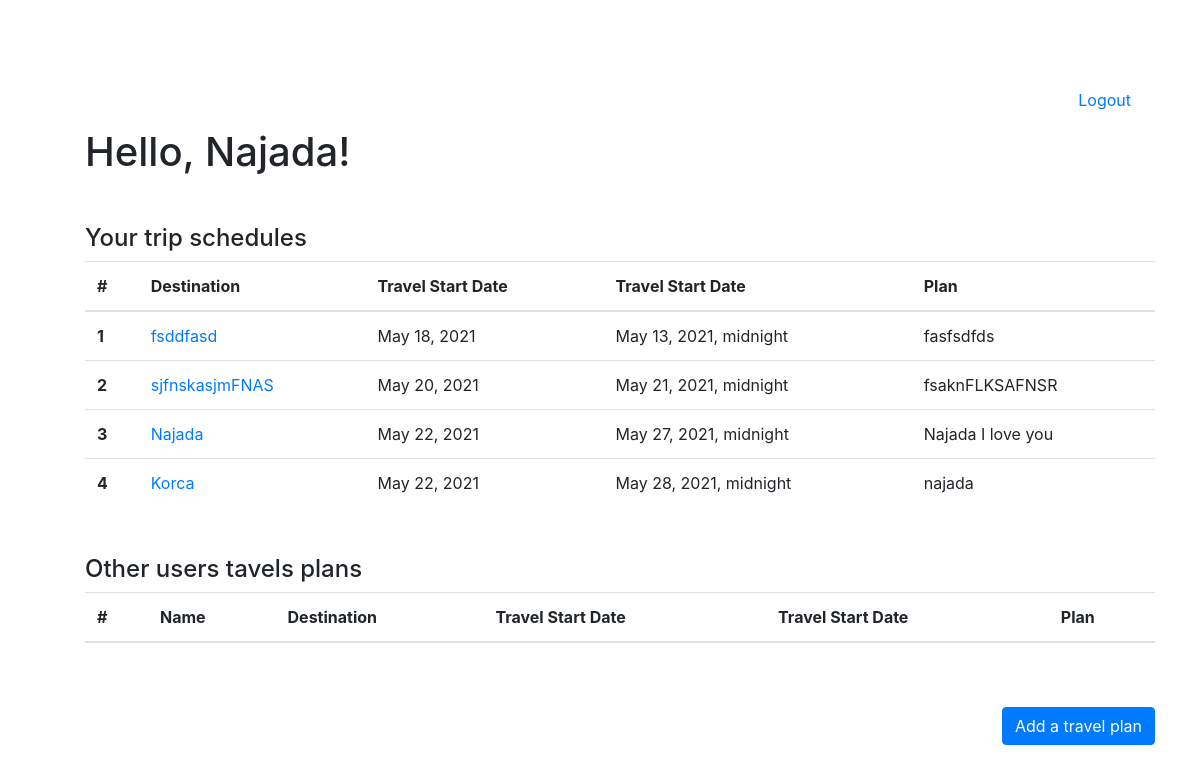
/success (signed in), run on the app's committed database.
### login_app/models.py (models this page shows)
class User(models.Model):
    first_name = models.CharField(max_length=45)
    last_name = models.CharField(max_length=45)
    email = models.EmailField(unique=True)
    password = models.CharField(max_length=255)
    created_at = models.DateTimeField(auto_now_add=True)
    updated_at = models.DateTimeField(auto_now=True)
    objects = UserManager()

class Trip(models.Model):
    destination = models.CharField(max_length=255)
    description = models.TextField()
    user = models.ForeignKey(User, related_name="created_trips", on_delete = models.CASCADE)
    travelers = models.ManyToManyField(User, related_name="trips")
    start_date = models.DateField()
    end_date = models.DateTimeField()
    created_at = models.DateTimeField(auto_now_add=True)
    updated_at = models.DateTimeField(auto_now=True)
    objects = TripManager()

### login_app/views.py (the view)
# urls.py: path('success', views.success),
def success(request):
    if 'user_id' not in request.session:
        return redirect('/')
    user = User.objects.get(id=request.session['user_id'])
    ids = []
    for trip in user.trips.all():
        ids.append(trip.id)
    trips = Trip.objects.exclude(id__in=ids)
    context = {
        'user': user,
        'trips' : trips
    }
    return render(request, 'success.html', context)

### login_app/templates/success.html (shortened to what this page needs)
{% extends 'base.html' %}
{% block content %}
<h1>Hello, {{ user.first_name }}!</h1>
<h4 class="mt-5">Your trip schedules</h4>
<table class="table">
    <thead>
        <tr>
            <th scope="col">#</th>
            <th scope="col">Destination</th>
            <th scope="col">Travel Start Date</th>
            <th scope="col">Travel Start Date</th>
            <th scope="col">Plan</th>
        </tr>
    </thead>
    <tbody>
        {% for trip in user.trips.all %}
        <tr>
            <th scope="row">{{ forloop.counter }}</th>
            <td><a href="/travels/destination/{{trip.id}}">{{trip.destination}}</a></td>
            <td>{{trip.start_date}}</td>
            <td>{{trip.end_date}}</td>
            <td>{{trip.description}}</td>
        </tr>
        {% endfor %}
    </tbody>
</table>
<h4 class="mt-5">Other users tavels plans</h4>
<table class="table">
    <thead>
        <tr>
            <th scope="col">#</th>
            <th scope="col">Name</th>
            <th scope="col">Destination</th>
            <th scope="col">Travel Start Date</th>
            <th scope="col">Travel Start Date</th>
            <th scope="col">Plan</th>
        </tr>
    </thead>
</table>
<a href="/travels/add" class="btn btn-primary mt-5" style="float:right">Add a travel plan</a>
{% endblock %}

### data on the page
User: first_name "Najada"
Trip: destination "fsddfasd", start_date "May 18, 2021", end_date "May 13, 2021, midnight", description "fasfsdfds"
Trip: destination "sjfnskasjmFNAS", start_date "May 20, 2021", end_date "May 21, 2021, midnight", description "fsaknFLKSAFNSR"
Trip: destination "Najada", start_date "May 22, 2021", end_date "May 27, 2021, midnight", description "Najada I love you"
Trip: destination "Korca", start_date "May 22, 2021", end_date "May 28, 2021, midnight", description "najada"
